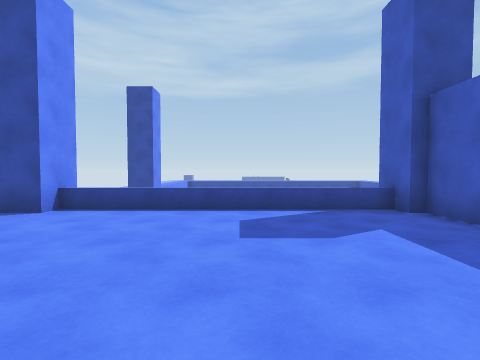
[1] (above)

24 first-person views from a walk through a scene from a Unity 3-D project. The camera is 1.3 m above the floor, tilts 2° down and sees 85° across. The floor is counted in squares, 1.44 m on a side. Each view is taken from the middle of a square. On the plan, view 1 faces up. The plan holds only what a view shows up to about 11 squares ahead; the rest is blank. The place goes on beyond the plan. The player is left out. Some animated figures are not drawn. Some surface patterns are stand-ins.

[2]
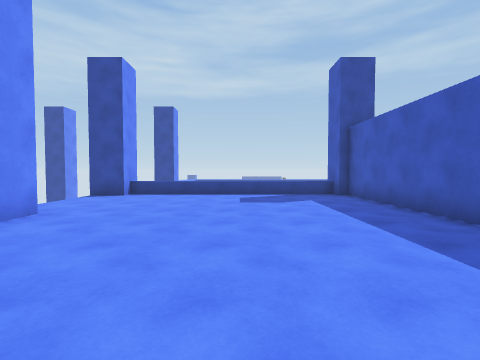

[3]
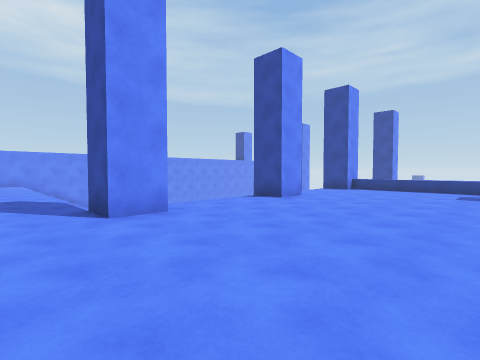

[4]
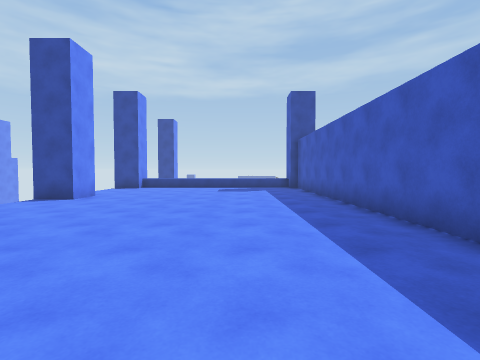

[5]
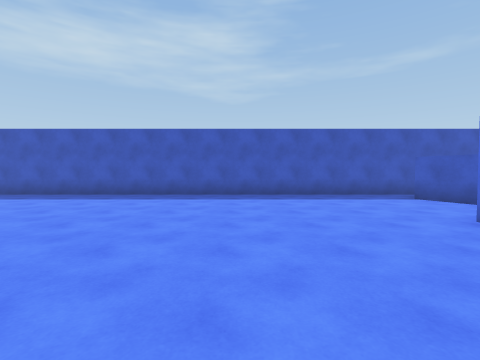

[6]
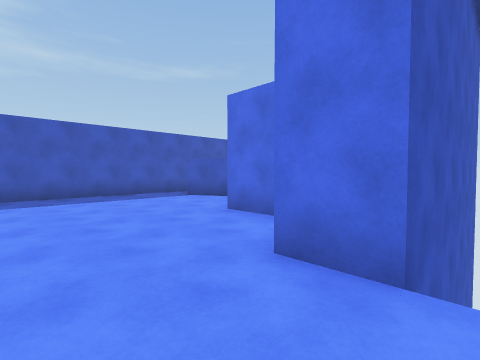

[7]
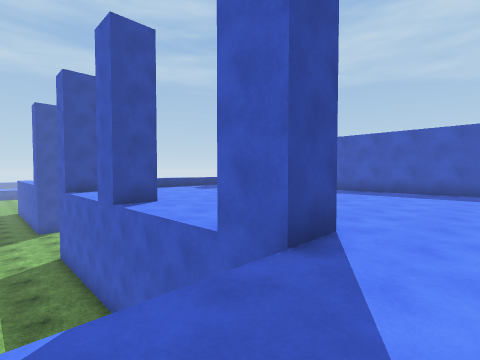

[8]
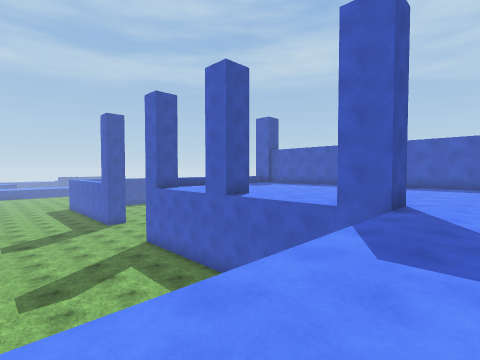

[9]
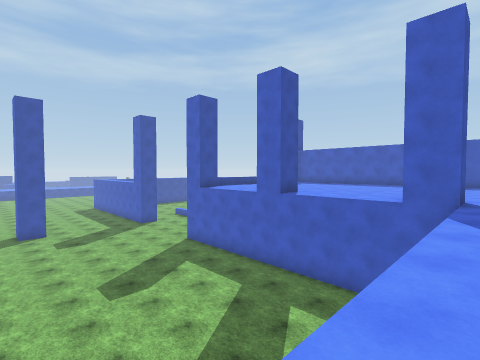

[10]
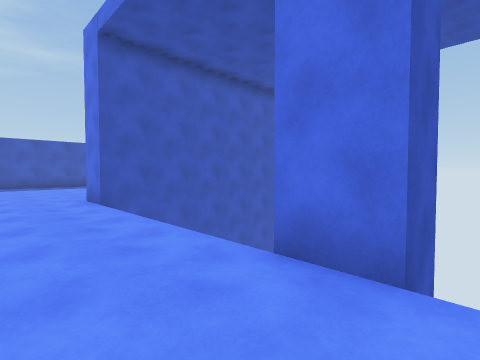

[11]
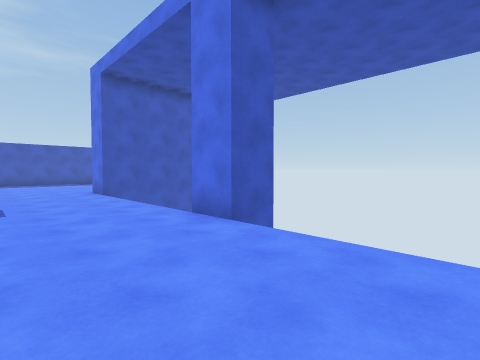

[12]
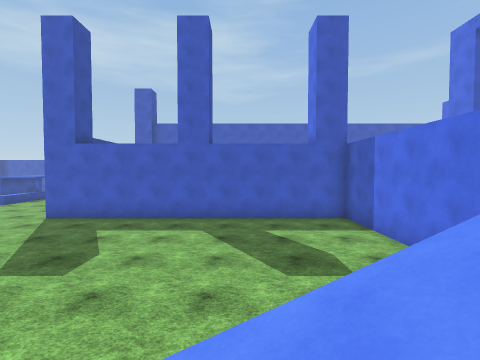

[13]
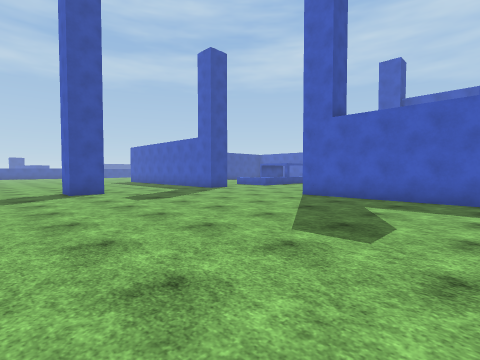

[14]
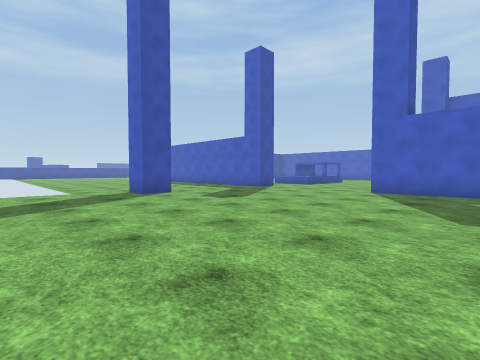

[15]
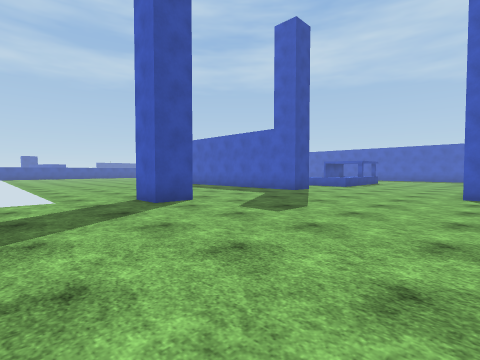

[16]
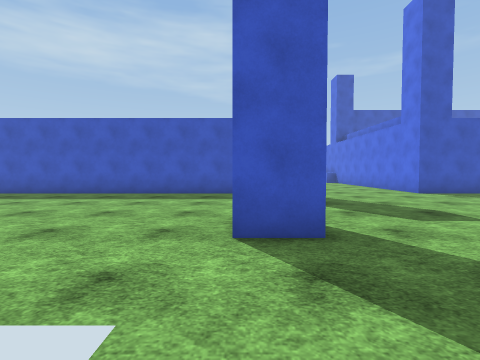

[17]
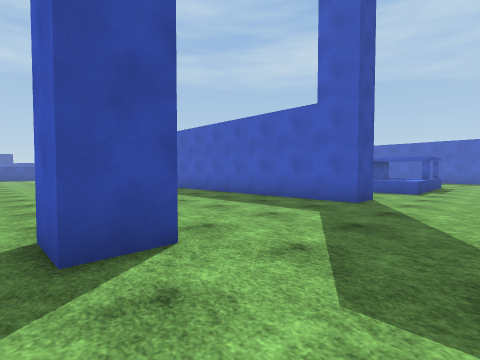

[18]
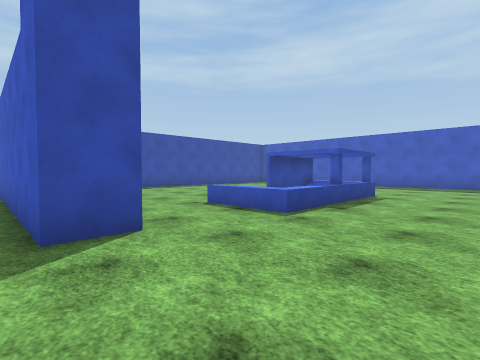

[19]
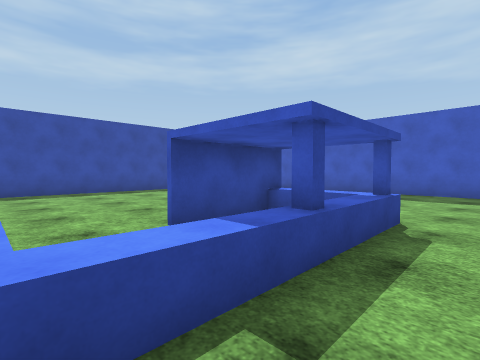

[20]
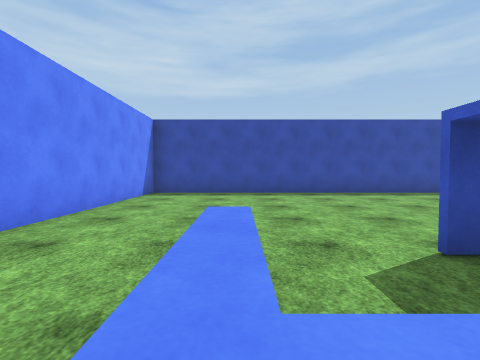

[21]
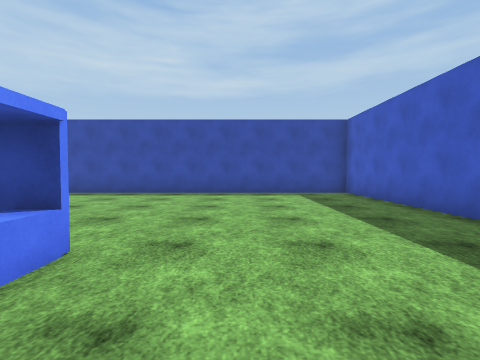

[22]
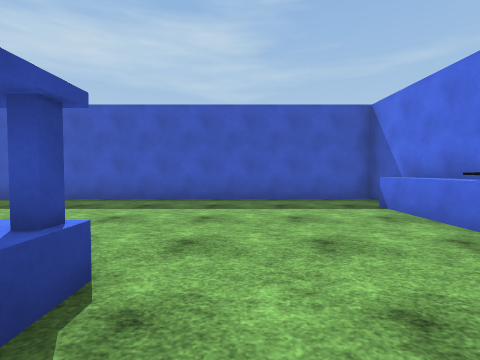

[23]
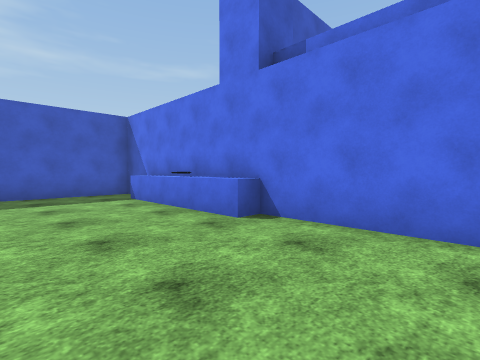

[24]
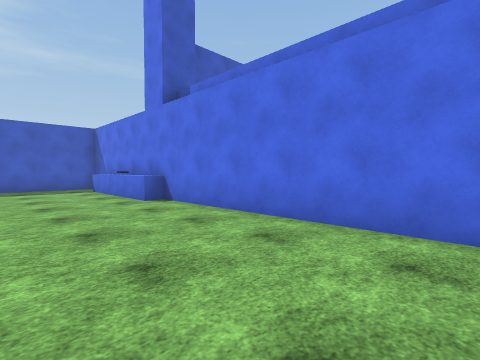

### Floor plan
Key: @ floor where view 1 was taken; # wall or solid block; . main floor; : floor 4.25 m higher than the main floor; / step, stairs or slope; = window, fence, low wall or low ledge; ^ raised ledge.
Columns run from 17 left of view 1 to 11 right of it. Each row starts with its distance up from view 1.
 23            .#################
 22           ..#...............#
 21         ....#...............#
 20     .. .....#...............#
 19    .........#...............#
 18    .........#...............#
 17    .........#...............#
 16    .........#...............#
 15    .........#...^..###......#
 14  ....#......#...^..  =......#
 13 .....#......#...^..  =......#
 12 .................^^==.......#
 11 ............................#
 10 ............................#
  9 ............................#
  8 ............................#
  7 .....................^###^..#
  6 ............##^^^^^^^#    ###
  5 ............:::::::::#
  4 ............:::::::::#
  3 ............:::::::::#
  2   ..........:::::::::#
  1   /.........#::::::::#
  0     ........:::::@:::#
 -1  /  ........:::::::::#
 -2      .......:::::::::#
 -3       ......:::::::::#
 -4       ......:::::::::#
 -5     ........#::::::::#
 -6    ::::::::::::::::::#
 -7  ::::::::::::::::::::#
 -8  ::::::::::::::::::::#
 -9  ::::::::::::::::::::#
-10  ::::::::::::::::::::#
-11      #      #::::::::#
-12             # :::::::#
-13             # ##:::::#
-14             #    ::#:#
-15             #     ## #
-16             #

Positions as (right, up) in squares from view 1, and headings:
1: (0, 0), facing up
2: (0, -4), facing up
3: (1, -7), facing up-left
4: (1, -8), facing up
5: (-6, -8), facing right
6: (-6, -8), facing down-right
7: (-8, -7), facing up-right
8: (-12, -7), facing up-right
9: (-14, -6), facing up-right
10: (-13, -8), facing down-right
11: (-16, -7), facing down-right
12: (-16, -1), facing right
13: (-15, 1), facing up-right
14: (-17, 3), facing up-right
15: (-16, 6), facing up-right
16: (-16, 14), facing right
17: (-13, 10), facing up-right
18: (-6, 9), facing up-right
19: (-1, 11), facing up-right
20: (-1, 12), facing up
21: (6, 12), facing up
22: (2, 11), facing right
23: (0, 11), facing down-right
24: (-4, 11), facing down-right
